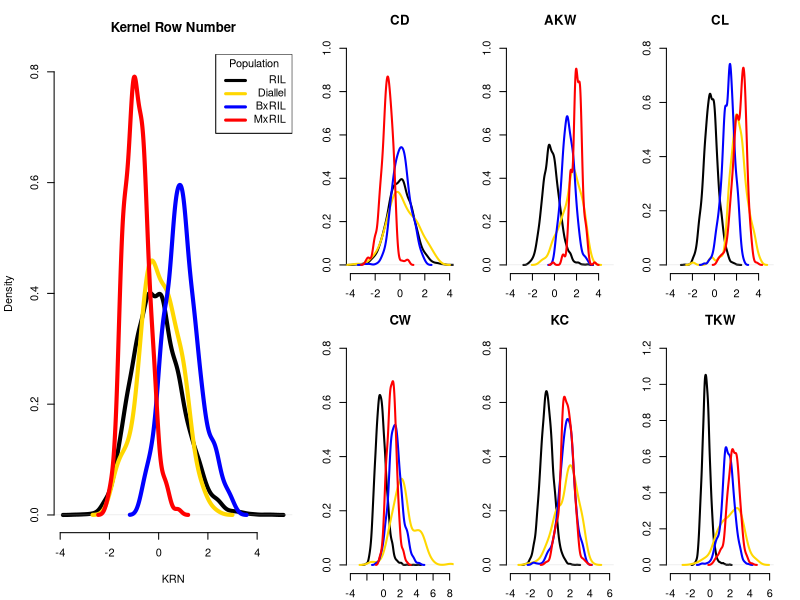

R code for this plot:
## Jinliang Yang
## July 17th, 2014
## plot the phenotypic traits
# updated: 12.2.2015


plotKRN <- function(krnall){
    krnall$norv <- scale(krnall$value)
    plot(density(subset(krnall, pop=="NAMRIL")$norv), col="black", lwd=4, ylim=c(0, 0.8), bty="n",
         main="Kernel Row Number", xlab="KRN")
    lines(density(subset(krnall, pop=="Diallel")$norv), col="gold", lwd=4)
    lines(density(subset(krnall, pop=="BxRIL")$norv), col="blue", lwd=4)
    lines(density(subset(krnall, pop=="MxRIL")$norv), col="red", lwd=4)
    #abline(v=17.1, col="blue", lty=2, lwd=2)
    temp <- legend("topright", legend =c(" ", " ", " ", " "), title="Population", 
                   text.width=strwidth("MxRIL"),
                   lty=1, lwd=3, col=c("black", "gold", "blue", "red"), 
                   xjust=1, yjust=1)
    text(temp$rect$left + temp$rect$w, temp$text$y,
         c("RIL", "Diallel", "BxRIL", "MxRIL"), pos=2)  
}

###########
denplot <- function(tcol="KRN", ...){
    par(mar=c(2,2,3,2))
    myp <- subset(trait, trait==tcol)
    myp$norv <- scale(myp$value)
    plot(density(subset(myp, pop=="NAMRIL")$norv), col="black", lwd=2, bty="n",
         main=tcol, xlab="", ...)
    lines(density(subset(myp, pop=="Diallel")$norv), col="gold", lwd=2)
    lines(density(subset(myp, pop=="BxRIL")$norv), col="blue", lwd=2)
    lines(density(subset(myp, pop=="MxRIL")$norv), col="red", lwd=2)
}

#######
#nf <- layout(matrix(c(1,1,2,3,4,1,1,5,6,7), 2, 5, byrow = TRUE))
#layout.show(nf)

trait <- read.table("reports/S1_pheno.txt", header=TRUE)

pdf("graphs/S.F1_pheno.pdf", width=10, height=4)
layout(matrix(c(1,1,2,3,4,1,1,5,6,7), 2, 5, byrow = TRUE))
#par(mar=c(0,0,0,0))
plotKRN(krnall=subset(trait, trait=="KRN"))
denplot(tcol="CD", xlim=c(-4, 4), ylim=c(0, 1))
denplot(tcol="AKW", xlim=c(-4, 5), ylim=c(0, 1))
denplot(tcol="CL", xlim=c(-4, 5), ylim=c(0, 0.8))
denplot(tcol="CW", xlim=c(-4, 8), ylim=c(0, 0.8))
denplot(tcol="KC", xlim=c(-4, 6), ylim=c(0, 0.8))
denplot(tcol="TKW", xlim=c(-4, 6), ylim=c(0, 1.2))
dev.off()
